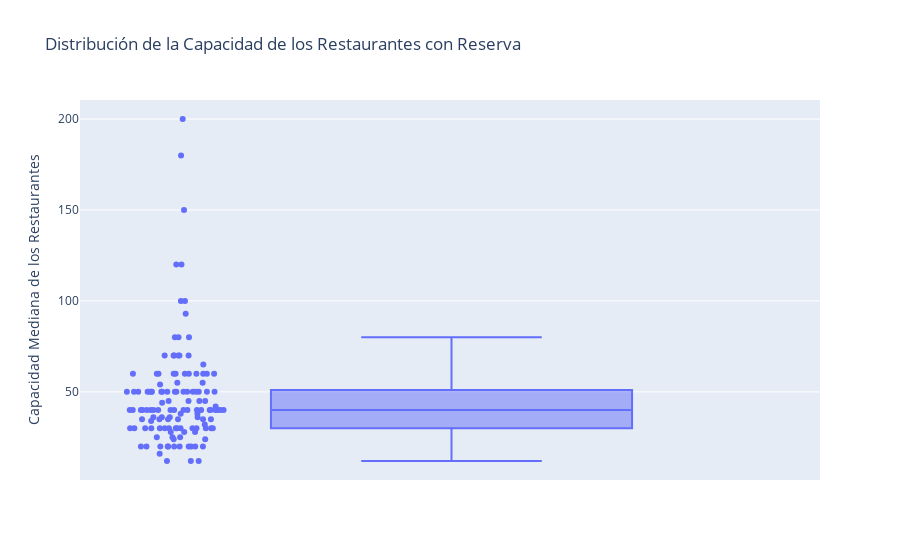

Notebook source saved alongside this figure:
### Markdown cell above
Tener un local que pueda rentar para la organización de eventos además de ser un restaurante puede ser una fuente luctrativa de ingresos por ello Alejandro antes de encontrar el lugar donde iba a poner su restaurante decidió investigar que capacidad media tienen los restaurantes que ofertan este servicio para buscar un local que cumpla con esas condiciones de espacios.

### Code cell
#Grafica que muestra la capacidad mediana de los restaurantes que aceptan reservacion :)

restaurantes_con_reserva = data2[data2["reservation"] == True]
capacidad_reserva= restaurantes_con_reserva["capacity"]
mediana_capacidad = round(bp.c_mediana(capacidad_reserva))
print(mediana_capacidad)

fig = px.box(
    restaurantes_con_reserva,
    y='capacity',
    title='Distribución de la Capacidad de los Restaurantes con Reserva',
    labels={'capacity': 'Capacidad Mediana de los Restaurantes'},
    points="all"
    
)

fig.show()

### Figure 1 — Plotly figure (JSON) as saved in the notebook; plotly's stock layout.template omitted (floating-point values rounded to 4 significant figures; data arrays with more than 128 entries replaced by an {"elided": "..."} marker saying what was removed)
{"data": [{"alignmentgroup": "True", "boxpoints": "all", "hovertemplate": "Capacidad Mediana de los Restaurantes=%{y}<extra></extra>", "legendgroup": "", "marker": {"color": "#636efa"}, "name": "", "notched": false, "offsetgroup": "", "orientation": "v", "showlegend": false, "type": "box", "x0": " ", "xaxis": "x", "y": {"elided": "132 int values"}, "y0": " ", "yaxis": "y"}], "layout": {"boxmode": "group", "legend": {"tracegroupgap": 0}, "title": {"text": "Distribución de la Capacidad de los Restaurantes con Reserva"}, "xaxis": {"anchor": "y", "domain": [0, 1]}, "yaxis": {"anchor": "x", "domain": [0, 1], "title": {"text": "Capacidad Mediana de los Restaurantes"}}}}
